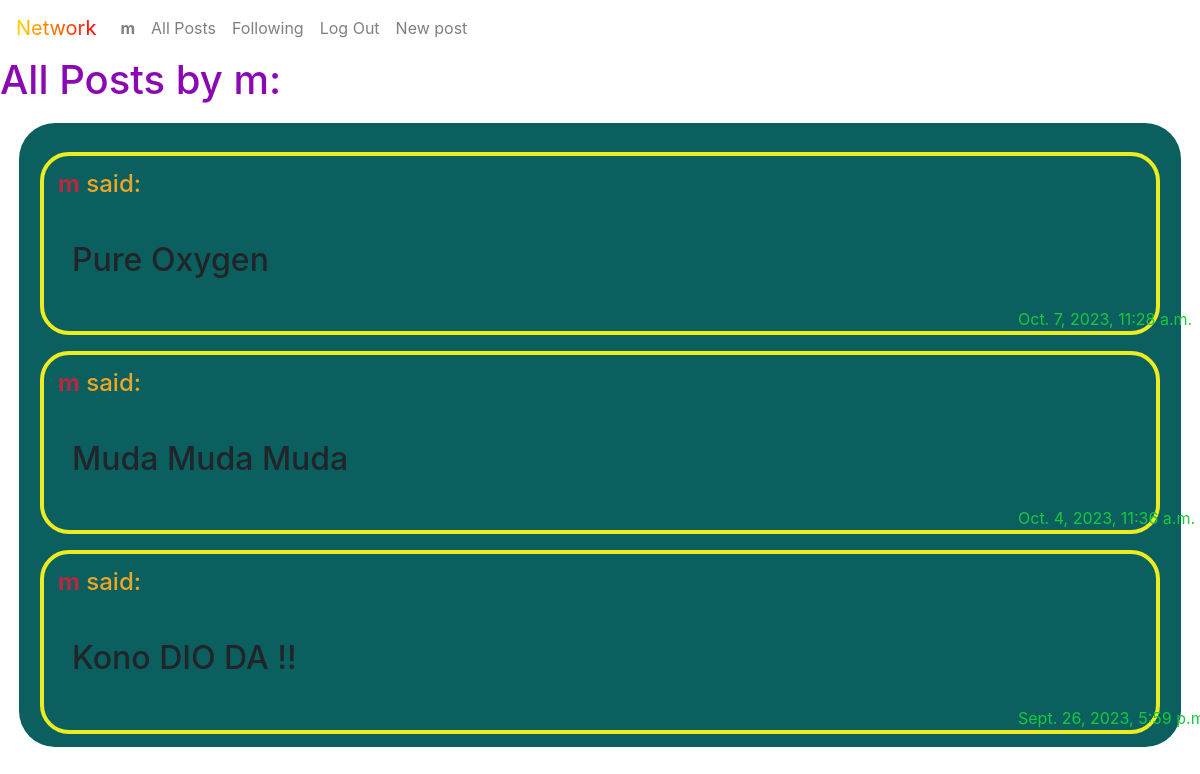
Before: /profile/1 with the older database file.
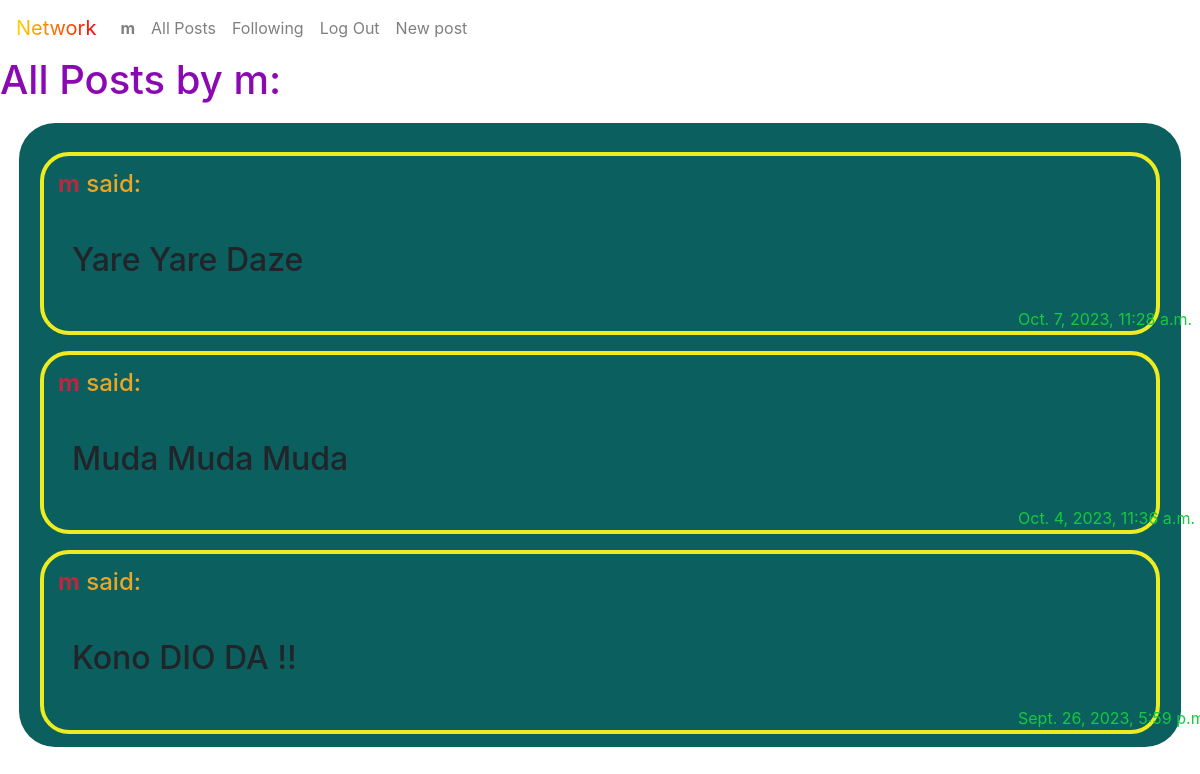
After: the same page with the newer database file.
### network/models.py (models this page shows, shortened)
class User(AbstractUser):
    def __str__(self):
        return f"{self.username}"

class Post(models.Model):
    text =  models.CharField(blank=False, null=False, max_length=500)
    owner = models.ForeignKey(User, on_delete=models.CASCADE,)
    date = models.DateTimeField(auto_now_add=True,)
    likes = models.IntegerField(default = '0')
    class Meta:
        ordering = ['date']

### network/views.py (the view)
# urls.py: path("profile/<int:id>", views.profile, name="profile"),
def profile(request,id):
    user = User.objects.get(pk=id)
    all_post = Post.objects.filter(owner=id)
    posts = all_post.order_by("-date")
    try:
        check = Network.objects.get(following=user, follower=request.user.id)
    except Network.DoesNotExist:
        check = None
    return render(request, "network/profile.html", {"user":user, "posts":posts, "check":check})

### network/templates/network/profile.html (shortened to what this page needs)
{% extends "network/layout.html" %}
{% block body %}
<h1 style="color: rgb(139, 9, 179);">All Posts by {{ user.username }}:</h1>
<div style="background-color: rgb(12, 95, 95);border-radius: 36px; padding: 13px; margin: 19px;">
    {% for post in posts %}
    <div style="border: 4px solid rgb(236, 236, 33); border-radius: 29px; margin-top: 16px; margin-right: 8px; margin-left: 8px; flex-direction: column;">
        <h4 style="padding: 8px; color: rgb(235, 166, 38); padding: 14px;"><strong><a style="color: rgb(184, 40, 64);" href="{% url 'profile' post.owner.id %}">{{ post.owner }}</a></strong> said:</h4>
        <h2 style="margin: 10px; padding: 18px;">{{ post.text }}</h2>
        <span style=" position: relative; left: 966px ;padding: 8px; color: rgb(22, 201, 61);">{{ post.date }} </span>
    </div>
    {% endfor %}
</div>
{% endblock %}

### network/templates/network/layout.html (shortened to what this page needs)
{% load static %}
<!DOCTYPE html>
<html lang="en">
    <head>
        <link rel="stylesheet" href="https://stackpath.bootstrapcdn.com/bootstrap/4.4.1/css/bootstrap.min.css">
        <link href="{% static 'network/styles.css' %}" rel="stylesheet">
    </head>
    <body class="body bg-white ">
        <nav class="navbar navbar-expand-lg navbar-light ">
            <a class="navbar-brand" href="/" style="background-image: linear-gradient(to right, #ffd700, #ff0000); -webkit-background-clip: text; background-clip: text; color: transparent;"  >Network</a>
            <div>
              <ul class="navbar-nav mr-auto">
                {% if user.is_authenticated %}
                    <li class="nav-item">
                        <a class="nav-link" href="#"><strong>{{ user.username }}</strong></a>
                    </li>
                {% endif %}
                <li class="nav-item">
                  <a class="nav-link" href="{% url 'index' %}">All Posts</a>
                </li>
                {% if user.is_authenticated %}
                    <li class="nav-item">
                        <a class="nav-link" href="{% url 'following'  %}">Following</a>
                    </li>
                    <li class="nav-item">
                        <a class="nav-link" href="{% url 'logout' %}">Log Out</a>
                    </li>
                    <li class="nav-item;">
                        <a class="nav-link" href="{% url 'new_post' %}">New post</a>
                    </li>
                {% endif %}
              </ul>
            </div>
          </nav>
        <div >
            {% block body %}
            {% endblock %}
        </div>
    </body>
</html>

Changed rows visible on the page:
changed Post: text "Pure Oxygen" → "Yare Yare Daze"
